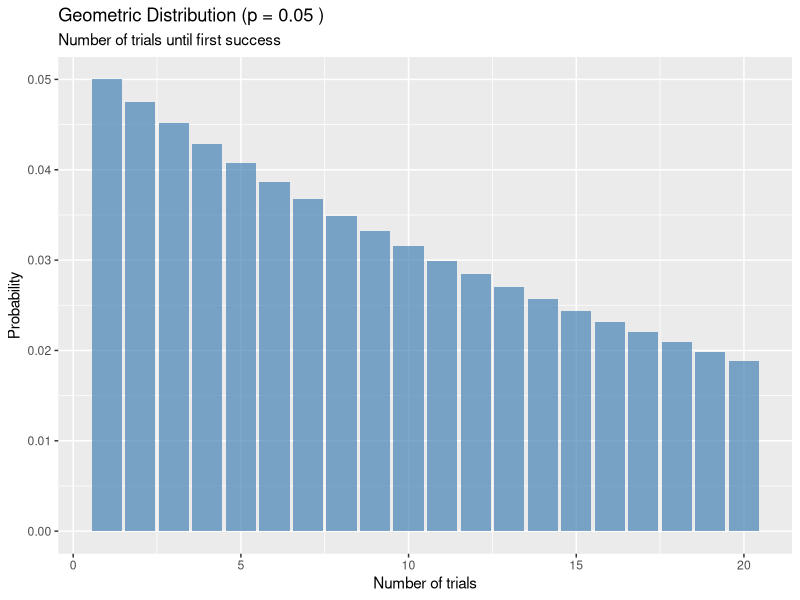

Here is the R script that generated this plot:
## ---- chunk 1
library(ggplot2)

p <- 0.05
x <- 1:20
prob <- dgeom(x - 1, p)  # Type 1: P(X = k) = (1-p)^(k-1) p

df <- data.frame(Trials = x, Probability = prob)

ggplot(df, aes(x = Trials, y = Probability)) +
  geom_col(fill = "steelblue", alpha = 0.7) +
  labs(title = paste("Geometric Distribution (p =", p, ")"),
       subtitle = "Number of trials until first success",
       x = "Number of trials", y = "Probability")
